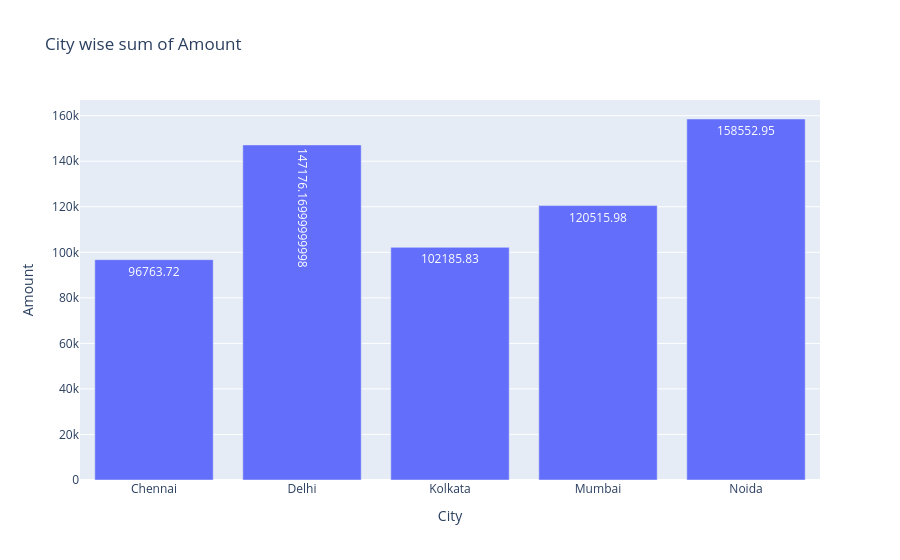

Notebook code cell kept with this figure:
### Code cell
fig = px.bar(q7,x='City',y='Amount',text='Amount',
            title='City wise sum of Amount')
fig.show()

### Figure 1 — Plotly figure (JSON) as saved in the notebook; plotly's stock layout.template omitted (floating-point values rounded to 4 significant figures)
{"data": [{"hovertemplate": "City=%{x}<br>Amount=%{text}<extra></extra>", "legendgroup": "", "marker": {"color": "#636efa", "pattern": {"shape": ""}}, "name": "", "orientation": "v", "showlegend": false, "text": [96760.0, 147200.0, 102200.0, 120500.0, 158600.0], "textposition": "auto", "type": "bar", "x": ["Chennai", "Delhi", "Kolkata", "Mumbai", "Noida"], "xaxis": "x", "y": [96760.0, 147200.0, 102200.0, 120500.0, 158600.0], "yaxis": "y"}], "layout": {"barmode": "relative", "legend": {"tracegroupgap": 0}, "title": {"text": "City wise sum of Amount"}, "xaxis": {"anchor": "y", "domain": [0, 1], "title": {"text": "City"}}, "yaxis": {"anchor": "x", "domain": [0, 1], "title": {"text": "Amount"}}}}
